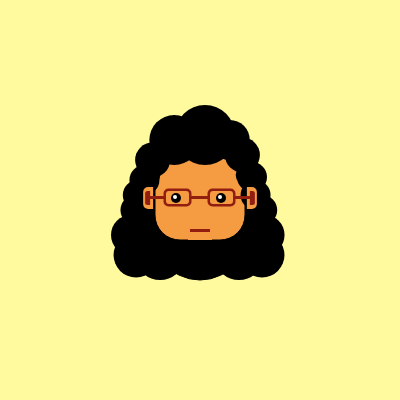
Frame 1 (no input)
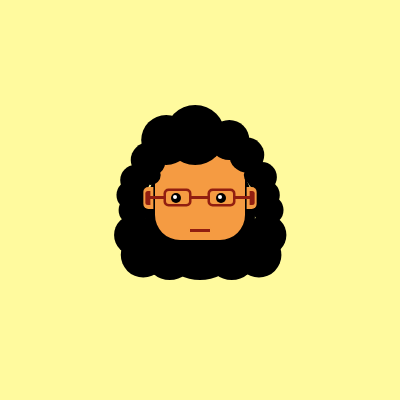
Frame 60 (no input)
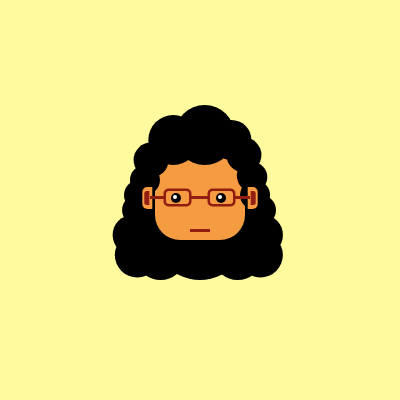
Frame 120 (the mouse pressed at the canvas centre since frame 60)

The p5.js sketch that drew these frames (run headless with seeded random() and noise() and a simulated clock; from frame 60 on, the mouse is pressed at the canvas centre):

// p5.js sketch
// ── sketch.js
// Wind parameters
const windSpeed = 0.05;      // How fast the hair sways
const windMagnitude = 5;     // How far the hair sways horizontally
const windPhaseOffset = 0.5; // Offset for staggering hair movement

function setup() {
  createCanvas(400, 400);
}

function draw() {
  background(255, 250, 158); // Soft yellow background

  // --- Head and Face Outline ---
  fill(0,0,0); // Black outline for head
  ellipse(200,215,110,130); // Head outline

  // --- Glasses Frame (Black) ---
  fill(0,0,0);
  rect(153,150,94,92, 0,0,30,30); // Main part of glasses

  // --- Skin Color ---
  fill(245, 155, 66); // Skin tone
  rect(155,150,90,90, 0,0,25,25); // Skin inside glasses

  fill(0,0,0);
  noStroke(); // Remove stroke for hair

  // --- HAIR ANIMATION ---
  // The wind will move the hair slightly horizontally using a sine wave.
  // Each ellipse has a phase offset to make the movement look more natural.

  // Left hair original positions and sizes
  const leftHair = [
    {x: 150, y: 175, w: 20, h: 20, phase: 0},
    {x: 150, y: 160, w: 35, h: 35, phase: 1},
    {x: 170, y: 140, w: 50, h: 50, phase: 2},
    {x: 200, y: 135, w: 60, h: 60, phase: 3},
    {x: 140, y: 180, w: 30, h: 30, phase: 4},
    {x: 135, y: 195, w: 30, h: 30, phase: 5},
    {x: 135, y: 210, w: 30, h: 30, phase: 6},
    {x: 133, y: 235, w: 40, h: 40, phase: 7},
    {x: 140, y: 255, w: 45, h: 45, phase: 8},
    {x: 165, y: 260, w: 45, h: 40, phase: 9},
  ];

  for (let i = 0; i < leftHair.length; i++) {
    const hair = leftHair[i];
    // Calculate horizontal offset based on frameCount and hair's phase
    const offsetX = sin(frameCount * windSpeed + hair.phase * windPhaseOffset) * windMagnitude;
    ellipse(hair.x + offsetX, hair.y, hair.w, hair.h);
  }

  // Right hair original positions and sizes
  const rightHair = [
    {x: 230, y: 140, w: 40, h: 40, phase: 0},
    {x: 245, y: 155, w: 35, h: 35, phase: 1},
    {x: 250, y: 175, w: 20, h: 20, phase: 2},
    {x: 257, y: 177, w: 30, h: 30, phase: 3},
    {x: 260, y: 195, w: 30, h: 30, phase: 4},
    {x: 265, y: 210, w: 30, h: 30, phase: 5},
    {x: 265, y: 235, w: 40, h: 40, phase: 6},
    {x: 260, y: 255, w: 45, h: 45, phase: 7},
    {x: 235, y: 260, w: 45, h: 40, phase: 8},
  ];

  for (let i = 0; i < rightHair.length; i++) {
    const hair = rightHair[i];
    // Offset by PI so right hair sways in the opposite direction
    const offsetX = sin(frameCount * windSpeed + hair.phase * windPhaseOffset + PI) * windMagnitude;
    ellipse(hair.x + offsetX, hair.y, hair.w, hair.h);
  }

  // --- EARS ANIMATION ---
  // Apply a slightly reduced wind effect to the ears
  const earWindMagnitude = windMagnitude * 0.5; // Ears sway less than hair
  const leftEarOffsetX = sin(frameCount * windSpeed) * earWindMagnitude;
  const rightEarOffsetX = sin(frameCount * windSpeed + PI) * earWindMagnitude;

  fill(245, 155, 66); // Skin tone for ears
  noStroke();
  rect(143 + leftEarOffsetX,187,10,22,5,0,0,5); // Left ear skin
  rect(247 + rightEarOffsetX,187,10,22,0,5,5,0); // Right ear skin
  fill(145, 30, 16); // Reddish color for inner ear
  rect(145 + leftEarOffsetX,191,5,14,5,0,0,5); // Left inner ear
  rect(250 + rightEarOffsetX,191,5,14,0,5,5,0); // Right inner ear

  // --- Glasses Rim (Static) ---
  // Assuming glasses are rigid and move with the head (which is static)
  rect(163.5,188.5,28,18, 5,5,5,5);
  rect(207.5,188.5,28,18, 5,5,5,5);
  rect(230,196,20,3);
  rect(180,196,30,3);
  rect(150,196,20,3);

  // --- Skin Overlays (Static) ---
  // These rects create the illusion of skin over hair/glasses, so they don't move independently
  fill(245, 155, 66); // Skin tone
  rect(188,224,24,16, 10,10,0,0); // Skin under mouth
  rect(166,191,23,13, 3,3,3,3); // Skin over left eye
  rect(210,191,23,13, 3,3,3,3); // Skin over right eye

  // --- Eyes (Static) ---
  fill(0,0,0); // Black for pupils
  ellipse(176,198, 10,10); // Left pupil
  ellipse(221,198, 10,10); // Right pupil

  // --- Eye Highlights (Static) ---
  fill(255,255,255); // White for highlights
  ellipse(175,197, 4,4); // Left highlight
  ellipse(220,197, 4,4); // Right highlight

  // --- Mouth (Static) ---
  fill(145, 30, 16); // Reddish for mouth
  rect(190,229,20,3); // Mouth line
}
